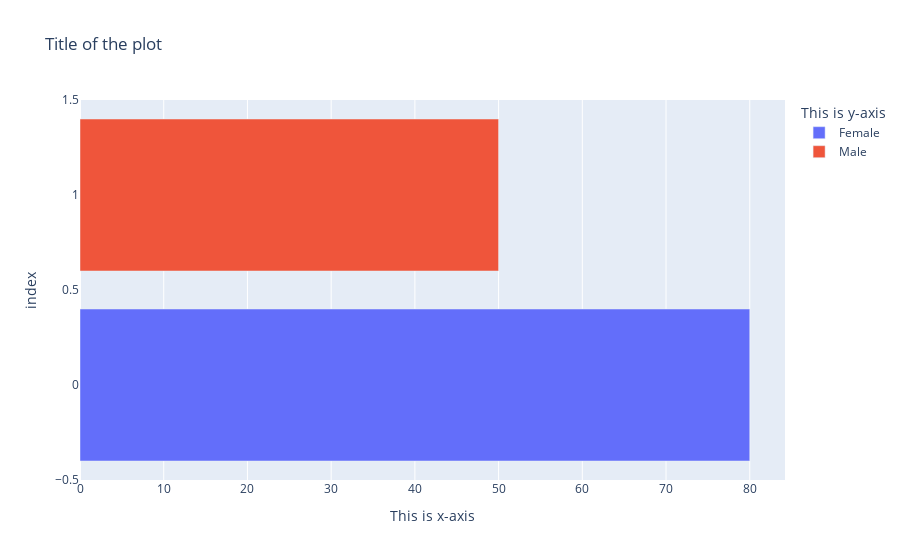

The cell this chart's notebook holds for it:
### Code cell
import plotly.express as px

# Data for the count plot
df = pd.DataFrame({'gender': gender, 'counts': counts})

fig = px.bar(df, x='counts', color='gender', title='Title of the plot', labels={'counts': 'This is x-axis', 'gender': 'This is y-axis'}) # Create a count plot
fig.show() # Show the plot

### Figure 1 — Plotly figure (JSON) as saved in the notebook; plotly's stock layout.template omitted (floating-point values rounded to 4 significant figures)
{"data": [{"alignmentgroup": "True", "hovertemplate": "This is y-axis=Female<br>This is x-axis=%{x}<br>index=%{y}<extra></extra>", "legendgroup": "Female", "marker": {"color": "#636efa", "pattern": {"shape": ""}}, "name": "Female", "offsetgroup": "Female", "orientation": "h", "showlegend": true, "textposition": "auto", "type": "bar", "x": [80], "xaxis": "x", "y": [0], "yaxis": "y"}, {"alignmentgroup": "True", "hovertemplate": "This is y-axis=Male<br>This is x-axis=%{x}<br>index=%{y}<extra></extra>", "legendgroup": "Male", "marker": {"color": "#EF553B", "pattern": {"shape": ""}}, "name": "Male", "offsetgroup": "Male", "orientation": "h", "showlegend": true, "textposition": "auto", "type": "bar", "x": [50], "xaxis": "x", "y": [1], "yaxis": "y"}], "layout": {"barmode": "relative", "legend": {"title": {"text": "This is y-axis"}, "tracegroupgap": 0}, "title": {"text": "Title of the plot"}, "xaxis": {"anchor": "y", "domain": [0, 1], "title": {"text": "This is x-axis"}}, "yaxis": {"anchor": "x", "domain": [0, 1], "title": {"text": "index"}}}}
